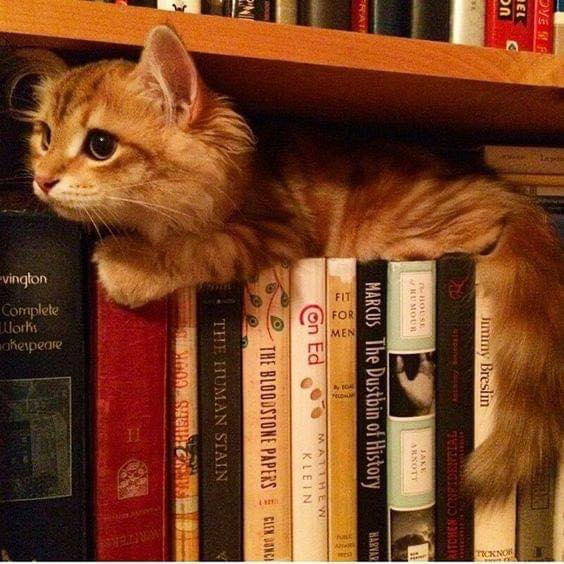
#> input picture Algorithm/input.png, 564 x 564 px
$ python kirsch_edge_detection.py   (older library calls are emulated)
#> lines starting #> are read from the running program, lines starting #| are printed output that depends on the picture
import cv2
import numpy as np
import matplotlib
matplotlib.use('TkAgg')
import matplotlib.pyplot as plt

def kirsch_edge_detection(image_path):
    # Đọc ảnh từ đường dẫn
#> called with image_path = 'input.png'
    img = cv2.imread(image_path, cv2.IMREAD_GRAYSCALE)
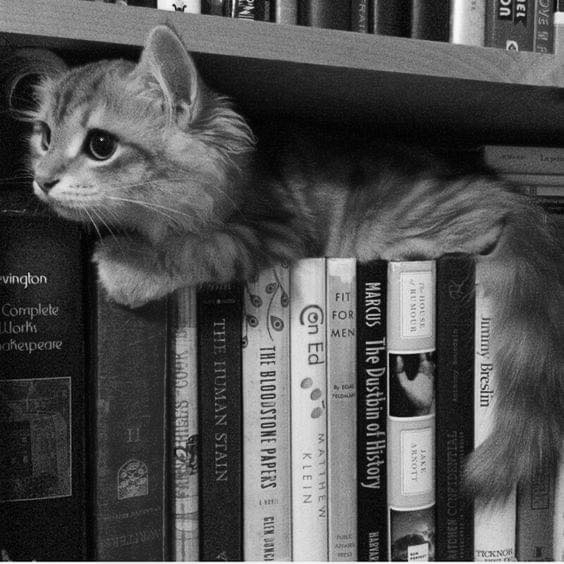
#> img: shape (564, 564); min 0, max 255, mean 79.8

    # Bộ lọc Kirsch theo 8 hướng khác nhau
    kirsch_filters = [
        np.array([[-3, -3, 5], [-3, 0, 5], [-3, -3, 5]]),
        np.array([[-3, 5, 5], [-3, 0, 5], [-3, -3, -3]]),
        np.array([[5, 5, 5], [-3, 0, -3], [-3, -3, -3]]),
        np.array([[5, 5, -3], [5, 0, -3], [-3, -3, -3]]),
        np.array([[5, -3, -3], [5, 0, -3], [5, -3, -3]]),
        np.array([[-3, -3, -3], [5, 0, -3], [5, 5, -3]]),
        np.array([[-3, -3, -3], [-3, 0, -3], [5, 5, 5]]),
        np.array([[-3, -3, -3], [-3, 0, 5], [-3, 5, 5]])
    ]

    # Áp dụng bộ lọc Kirsch
    kirsch_edges = np.zeros_like(img, dtype=np.float32)
    for kernel in kirsch_filters:
        filtered = cv2.filter2D(img, cv2.CV_64F, kernel)
        kirsch_edges = np.maximum(kirsch_edges, filtered)
#> this loop made 8 passes
#> pass 1, in kirsch_edge_detection, `filtered = cv2.filter2D(img, cv2.CV_64F, kernel)`:
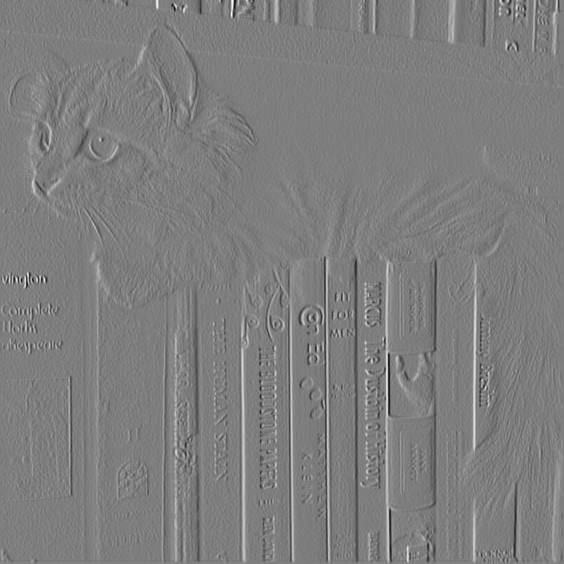
#> filtered: shape (564, 564) float64; min -2511, max 2555, mean 2.5; drawn with min black and max white
#> pass 1, in kirsch_edge_detection, `kirsch_edges = np.maximum(kirsch_edges, filtered)`:
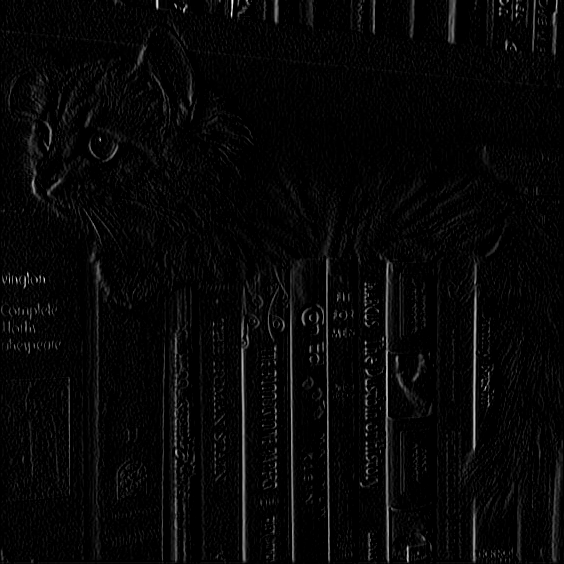
#> kirsch_edges: shape (564, 564) float64; min 0, max 2555, mean 71.8; drawn with min black and max white
#> pass 2, in kirsch_edge_detection, `filtered = cv2.filter2D(img, cv2.CV_64F, kernel)`:
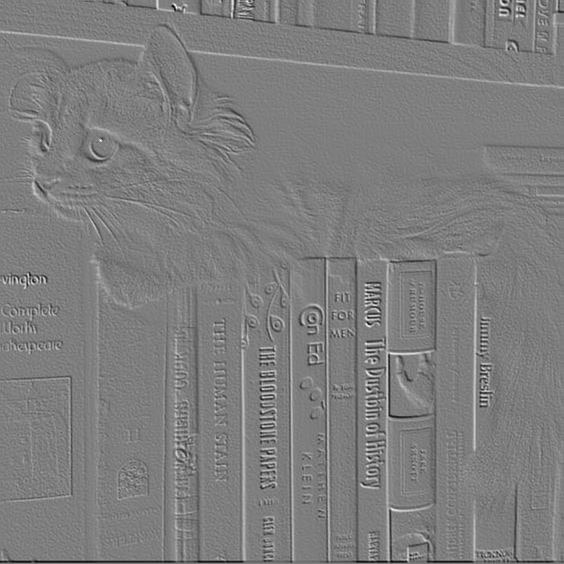
#> filtered: shape (564, 564) float64; min -2199, max 2235, mean -2.3; drawn with min black and max white
#> pass 2, in kirsch_edge_detection, `kirsch_edges = np.maximum(kirsch_edges, filtered)`:
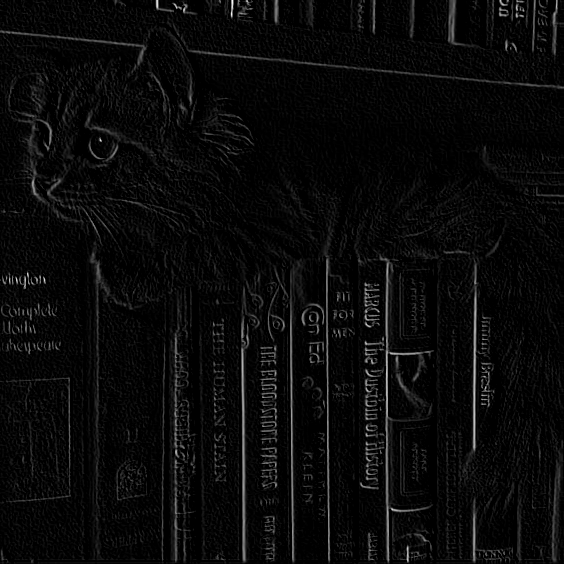
#> kirsch_edges: shape (564, 564) float64; min 0, max 2555, mean 100.6; drawn with min black and max white
#> after the loop:
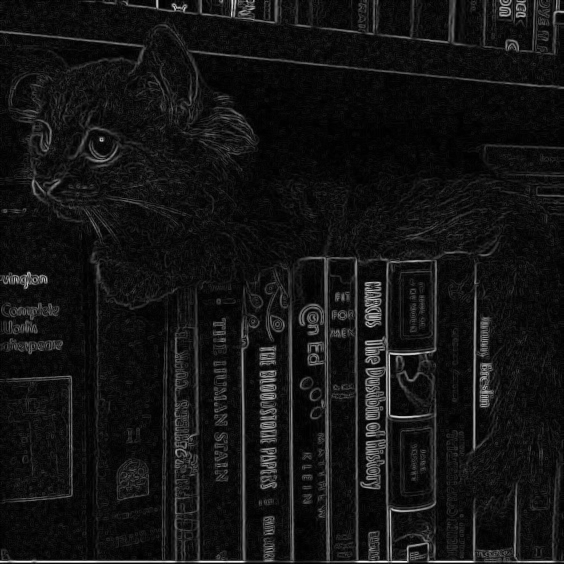
#> kirsch_edges: shape (564, 564) float64; min 0, max 2916, mean 233.4; drawn with min black and max white

    # Chuyển đổi giá trị về 8-bit unsigned integer
    kirsch_edges = np.uint8(np.abs(kirsch_edges))
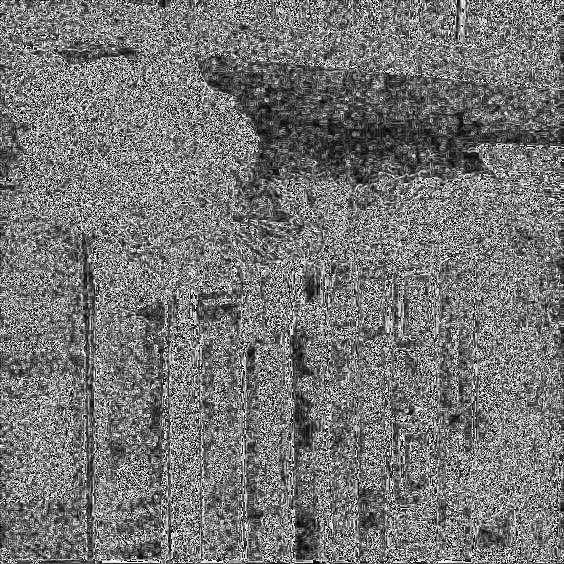
#> kirsch_edges: shape (564, 564); min 0, max 255, mean 116.8

    # Hiển thị ảnh gốc và ảnh sau khi áp dụng Kỹ thuật Kirsch
    fig, axes = plt.subplots(1, 2)
    axes[0].imshow(img, cmap='gray')
    axes[0].set_title('Ảnh Gốc')

    axes[1].imshow(kirsch_edges, cmap='gray')
    axes[1].set_title('Ảnh Sau Kỹ thuật Kirsch')

    plt.show()


image_path = 'input.png'
kirsch_edge_detection(image_path)
